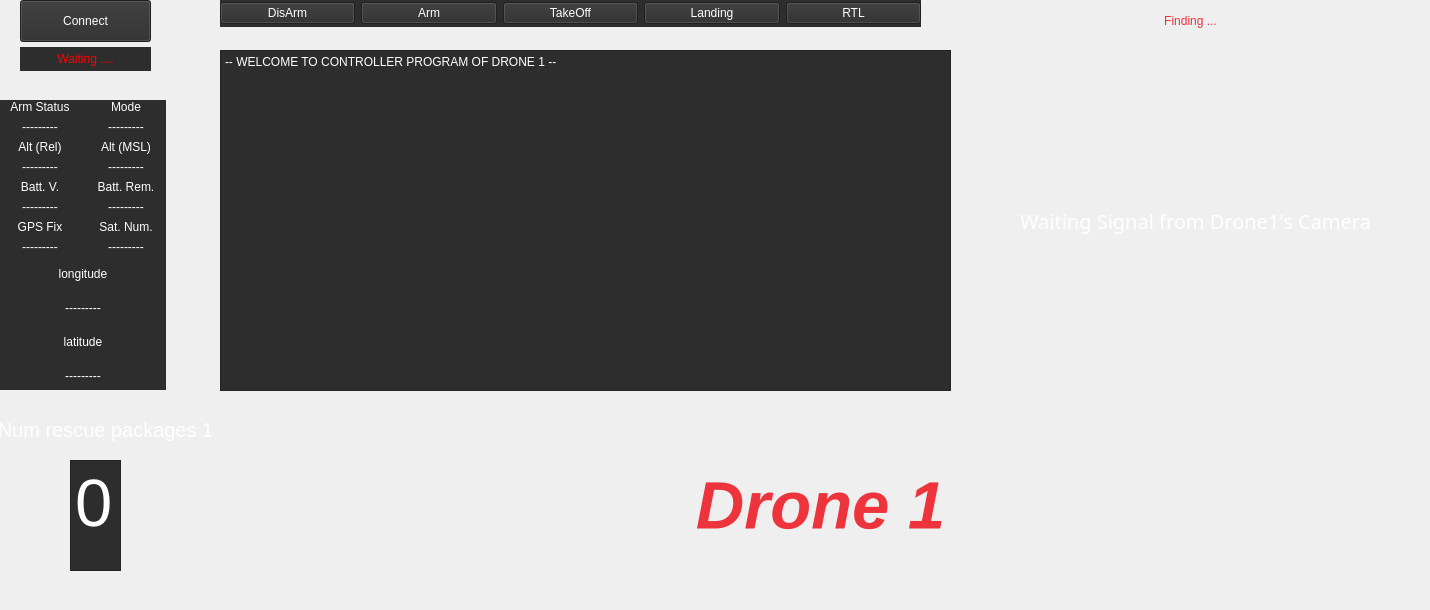
            <widget class="QWidget" name="page_1">
             <widget class="QPlainTextEdit" name="plainTextEdit_1">
              <property name="geometry">
               <rect>
                <x>220</x>
                <y>50</y>
                <width>731</width>
                <height>341</height>
               </rect>
              </property>
              <property name="styleSheet">
               <string notr="true">background-color: rgb(45, 45, 45);
color: rgb(255, 255, 255);
</string>
              </property>
              <property name="plainText">
               <string>-- WELCOME TO CONTROLLER PROGRAM OF DRONE 1 --
</string>
              </property>
             </widget>
             <widget class="QWidget" name="layoutWidget">
              <property name="geometry">
               <rect>
                <x>0</x>
                <y>100</y>
                <width>166</width>
                <height>290</height>
               </rect>
              </property>
              <property name="styleSheet">
               <string notr="true">background-color: rgb(45, 45, 45);
color: rgb(255, 255, 255);
</string>
              </property>
              <layout class="QVBoxLayout" name="verticalLayout_14">
               <item>
                <layout class="QHBoxLayout" name="horizontalLayout_3">
                 <item>
                  <layout class="QVBoxLayout" name="verticalLayout_12">
                   <item>
                    <layout class="QVBoxLayout" name="verticalLayout_6">
                     <item>
                      <widget class="QLabel" name="label_4">
                       <property name="text">
                        <string>Arm Status</string>
                       </property>
                       <property name="alignment">
                        <set>Qt::AlignCenter</set>
                       </property>
                      </widget>
                     </item>
                     <item>
                      <widget class="QLabel" name="ArmStatus_1">
                       <property name="text">
                        <string>---------</string>
                       </property>
                       <property name="alignment">
                        <set>Qt::AlignCenter</set>
                       </property>
                      </widget>
                     </item>
                    </layout>
                   </item>
                   <item>
                    <layout class="QVBoxLayout" name="verticalLayout_9">
                     <item>
                      <widget class="QLabel" name="label_5">
                       <property name="text">
                        <string>Alt (Rel)</string>
                       </property>
                       <property name="alignment">
                        <set>Qt::AlignCenter</set>
                       </property>
                      </widget>
                     </item>
                     <item>
                      <widget class="QLabel" name="Alt_Rel_1">
                       <property name="text">
                        <string>---------</string>
                       </property>
                       <property name="alignment">
                        <set>Qt::AlignCenter</set>
                       </property>
                      </widget>
                     </item>
                    </layout>
                   </item>
                   <item>
                    <layout class="QVBoxLayout" name="verticalLayout_10">
                     <item>
                      <widget class="QLabel" name="label_8">
                       <property name="text">
                        <string>Batt. V.</string>
                       </property>
                       <property name="alignment">
                        <set>Qt::AlignCenter</set>
                       </property>
                      </widget>
                     </item>
                     <item>
                      <widget class="QLabel" name="Batt_V_1">
                       <property name="text">
                        <string>---------</string>
                       </property>
                       <property name="alignment">
                        <set>Qt::AlignCenter</set>
                       </property>
                      </widget>
                     </item>
                    </layout>
                   </item>
                   <item>
                    <layout class="QVBoxLayout" name="verticalLayout_11">
                     <item>
                      <widget class="QLabel" name="label_10">
                       <property name="text">
                        <string>GPS Fix</string>
                       </property>
                       <property name="alignment">
                        <set>Qt::AlignCenter</set>
                       </property>
                      </widget>
                     </item>
                     <item>
                      <widget class="QLabel" name="GPS_Fix_1">
                       <property name="text">
                        <string>---------</string>
                       </property>
                       <property name="alignment">
                        <set>Qt::AlignCenter</set>
                       </property>
                      </widget>
                     </item>
                    </layout>
                   </item>
                  </layout>
                 </item>
                 <item>
                  <layout class="QVBoxLayout" name="verticalLayout_13">
                   <item>
                    <layout class="QVBoxLayout" name="verticalLayout_15">
                     <item>
                      <widget class="QLabel" name="label_6">
                       <property name="text">
                        <string>Mode</string>
                       </property>
                       <property name="alignment">
                        <set>Qt::AlignCenter</set>
                       </property>
                      </widget>
                     </item>
                     <item>
                      <widget class="QLabel" name="Mode_1">
                       <property name="text">
                        <string>---------</string>
                       </property>
                       <property name="alignment">
                        <set>Qt::AlignCenter</set>
                       </property>
                      </widget>
                     </item>
                    </layout>
                   </item>
                   <item>
                    <layout class="QVBoxLayout" name="verticalLayout_16">
                     <item>
                      <widget class="QLabel" name="label_7">
                       <property name="text">
                        <string>Alt (MSL)</string>
                       </property>
                       <property name="alignment">
                        <set>Qt::AlignCenter</set>
                       </property>
                      </widget>
                     </item>
                     <item>
                      <widget class="QLabel" name="Alt_MSL_1">
                       <property name="text">
                        <string>---------</string>
                       </property>
                       <property name="alignment">
                        <set>Qt::AlignCenter</set>
                       </property>
                      </widget>
                     </item>
                    </layout>
                   </item>
                   <item>
                    <layout class="QVBoxLayout" name="verticalLayout_17">
                     <item>
                      <widget class="QLabel" name="label_9">
                       <property name="text">
                        <string>Batt. Rem.</string>
                       </property>
                       <property name="alignment">
                        <set>Qt::AlignCenter</set>
                       </property>
                      </widget>
                     </item>
                     <item>
                      <widget class="QLabel" name="Batt_Rem_1">
                       <property name="text">
                        <string>---------</string>
                       </property>
                       <property name="alignment">
                        <set>Qt::AlignCenter</set>
                       </property>
                      </widget>
                     </item>
                    </layout>
                   </item>
                   <item>
                    <layout class="QVBoxLayout" name="verticalLayout_18">
                     <item>
                      <widget class="QLabel" name="label_11">
                       <property name="text">
                        <string>Sat. Num.</string>
                       </property>
                       <property name="alignment">
                        <set>Qt::AlignCenter</set>
                       </property>
                      </widget>
                     </item>
                     <item>
                      <widget class="QLabel" name="Sat_Num_1">
                       <property name="text">
                        <string>---------</string>
                       </property>
                       <property name="alignment">
                        <set>Qt::AlignCenter</set>
                       </property>
                      </widget>
                     </item>
                    </layout>
                   </item>
                  </layout>
                 </item>
                </layout>
               </item>
               <item>
                <layout class="QVBoxLayout" name="verticalLayout_19">
                 <item>
                  <layout class="QVBoxLayout" name="verticalLayout_20">
                   <item>
                    <widget class="QLabel" name="label_12">
                     <property name="text">
                      <string>longitude</string>
                     </property>
                     <property name="alignment">
                      <set>Qt::AlignCenter</set>
                     </property>
                    </widget>
                   </item>
                   <item>
                    <widget class="QLabel" name="longitude_1">
                     <property name="text">
                      <string>---------</string>
                     </property>
                     <property name="alignment">
                      <set>Qt::AlignCenter</set>
                     </property>
                    </widget>
                   </item>
                  </layout>
                 </item>
                 <item>
                  <layout class="QVBoxLayout" name="verticalLayout_21">
                   <item>
                    <widget class="QLabel" name="label_13">
                     <property name="text">
                      <string>latitude</string>
                     </property>
                     <property name="alignment">
                      <set>Qt::AlignCenter</set>
                     </property>
                    </widget>
                   </item>
                   <item>
                    <widget class="QLabel" name="latitude_1">
                     <property name="text">
                      <string>---------</string>
                     </property>
                     <property name="alignment">
                      <set>Qt::AlignCenter</set>
                     </property>
                    </widget>
                   </item>
                  </layout>
                 </item>
                </layout>
               </item>
              </layout>
             </widget>
             <widget class="QWidget" name="layoutWidget_2">
              <property name="geometry">
               <rect>
                <x>220</x>
                <y>0</y>
                <width>701</width>
                <height>27</height>
               </rect>
              </property>
              <property name="styleSheet">
               <string notr="true">background-color: rgb(45, 45, 45);
color: rgb(255, 255, 255);
</string>
              </property>
              <layout class="QHBoxLayout" name="horizontalLayout_4">
               <item>
                <widget class="QPushButton" name="DisArm_1">
                 <property name="styleSheet">
                  <string notr="true">alternate-background-color: rgb(45, 45, 45);</string>
                 </property>
                 <property name="text">
                  <string>DisArm</string>
                 </property>
                </widget>
               </item>
               <item>
                <widget class="QPushButton" name="Arm_1">
                 <property name="styleSheet">
                  <string notr="true">alternate-background-color: rgb(45, 45, 45);</string>
                 </property>
                 <property name="text">
                  <string>Arm</string>
                 </property>
                </widget>
               </item>
               <item>
                <widget class="QPushButton" name="TakeOff_1">
                 <property name="styleSheet">
                  <string notr="true">alternate-background-color: rgb(45, 45, 45);</string>
                 </property>
                 <property name="text">
                  <string>TakeOff</string>
                 </property>
                </widget>
               </item>
               <item>
                <widget class="QPushButton" name="Landing_1">
                 <property name="styleSheet">
                  <string notr="true">alternate-background-color: rgb(45, 45, 45);</string>
                 </property>
                 <property name="text">
                  <string>Landing</string>
                 </property>
                </widget>
               </item>
               <item>
                <widget class="QPushButton" name="RTL_1">
                 <property name="styleSheet">
                  <string notr="true">alternate-background-color: rgb(45, 45, 45);</string>
                 </property>
                 <property name="text">
                  <string>RTL</string>
                 </property>
                </widget>
               </item>
              </layout>
             </widget>
             <widget class="QLabel" name="WaitingConnection_1">
              <property name="geometry">
               <rect>
                <x>20</x>
                <y>47</y>
                <width>131</width>
                <height>24</height>
               </rect>
              </property>
              <property name="mouseTracking">
               <bool>false</bool>
              </property>
              <property name="styleSheet">
               <string notr="true">background-color: rgb(45, 45, 45);
color: rgb(255, 0, 0);</string>
              </property>
              <property name="text">
               <string>Waiting ....</string>
              </property>
              <property name="alignment">
               <set>Qt::AlignCenter</set>
              </property>
             </widget>
             <widget class="QPushButton" name="BtnConnect_1">
              <property name="geometry">
               <rect>
                <x>20</x>
                <y>0</y>
                <width>131</width>
                <height>42</height>
               </rect>
              </property>
              <property name="styleSheet">
               <string notr="true">background-color: rgb(45, 45, 45);
color: rgb(255, 255, 255);
</string>
              </property>
              <property name="text">
               <string>Connect</string>
              </property>
             </widget>
             <widget class="QLabel" name="webcam_drone_1">
              <property name="geometry">
               <rect>
                <x>970</x>
                <y>50</y>
                <width>451</width>
                <height>341</height>
               </rect>
              </property>
              <property name="font">
               <font>
                <family>Rockwell</family>
                <pointsize>15</pointsize>
               </font>
              </property>
              <property name="styleSheet">
               <string notr="true">color: rgb(255, 255, 255);</string>
              </property>
              <property name="text">
               <string>Waiting Signal from Drone1's Camera</string>
              </property>
              <property name="alignment">
               <set>Qt::AlignCenter</set>
              </property>
             </widget>
             <widget class="QLabel" name="finding_1">
              <property name="geometry">
               <rect>
                <x>990</x>
                <y>10</y>
                <width>401</width>
                <height>21</height>
               </rect>
              </property>
              <property name="styleSheet">
               <string notr="true">

color: rgb(237, 51, 59);</string>
              </property>
              <property name="text">
               <string>Finding ...</string>
              </property>
              <property name="alignment">
               <set>Qt::AlignCenter</set>
              </property>
             </widget>
             <widget class="QLabel" name="label_drone_1">
              <property name="geometry">
               <rect>
                <x>220</x>
                <y>410</y>
                <width>1201</width>
                <height>191</height>
               </rect>
              </property>
              <property name="font">
               <font>
                <pointsize>50</pointsize>
                <weight>75</weight>
                <italic>true</italic>
                <bold>true</bold>
                <underline>false</underline>
                <strikeout>false</strikeout>
               </font>
              </property>
              <property name="styleSheet">
               <string notr="true">

color: rgb(237, 51, 59);</string>
              </property>
              <property name="text">
               <string>Drone 1</string>
              </property>
              <property name="alignment">
               <set>Qt::AlignCenter</set>
              </property>
             </widget>
             <widget class="QLabel" name="label_34">
              <property name="geometry">
               <rect>
                <x>0</x>
                <y>409</y>
                <width>211</width>
                <height>41</height>
               </rect>
              </property>
              <property name="font">
               <font>
                <pointsize>15</pointsize>
               </font>
              </property>
              <property name="styleSheet">
               <string notr="true">color: rgb(255, 255, 255);</string>
              </property>
              <property name="text">
               <string>Num rescue packages 1</string>
              </property>
              <property name="alignment">
               <set>Qt::AlignCenter</set>
              </property>
             </widget>
             <widget class="QPlainTextEdit" name="plainText_num_packet_1">
              <property name="geometry">
               <rect>
                <x>70</x>
                <y>460</y>
                <width>51</width>
                <height>111</height>
               </rect>
              </property>
              <property name="sizePolicy">
               <sizepolicy hsizetype="Preferred" vsizetype="Preferred">
                <horstretch>0</horstretch>
                <verstretch>0</verstretch>
               </sizepolicy>
              </property>
              <property name="font">
               <font>
                <pointsize>50</pointsize>
               </font>
              </property>
              <property name="styleSheet">
               <string notr="true">background-color: rgb(45, 45, 45);
color: rgb(255, 255, 255);
</string>
              </property>
              <property name="plainText">
               <string>0</string>
              </property>
              <property name="centerOnScroll">
               <bool>false</bool>
              </property>
             </widget>
            </widget>
